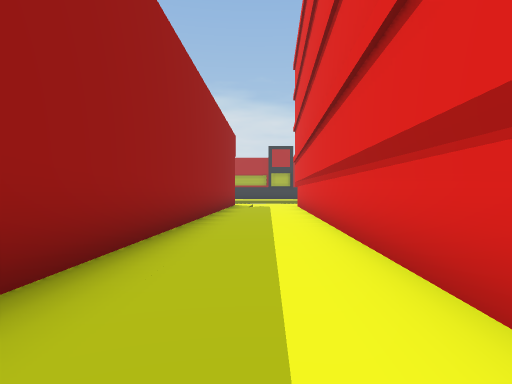
[1] (above)

24 first-person views from a walk through a scene from a Unity 3-D project. The camera is 1.2 m above the floor, looks level and sees 75° across. The floor is counted in squares, 2 m on a side. Each view is taken from the middle of a square. On the plan, view 1 faces up. The plan holds only what a view shows up to about 10 squares ahead; the rest is blank. The place goes on beyond the plan. Some surface patterns are stand-ins.

[2]
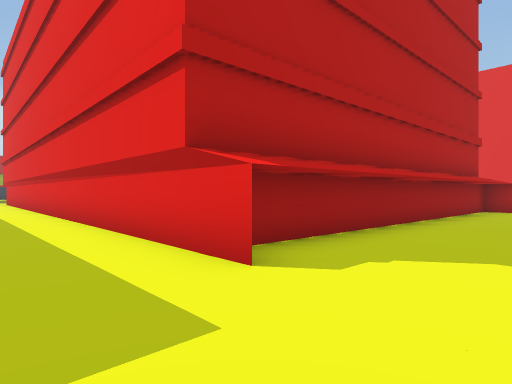

[3]
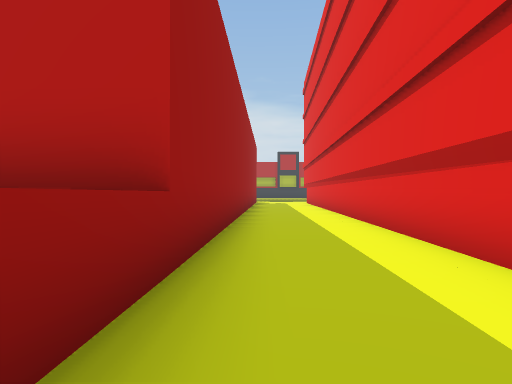

[4]
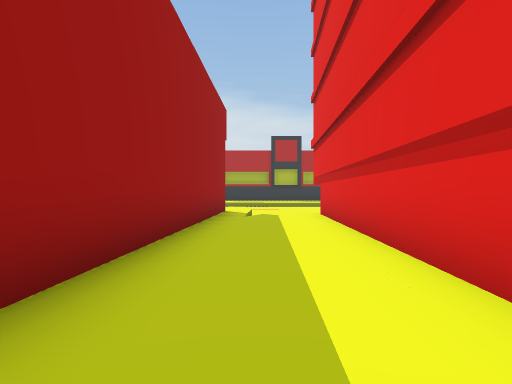

[5]
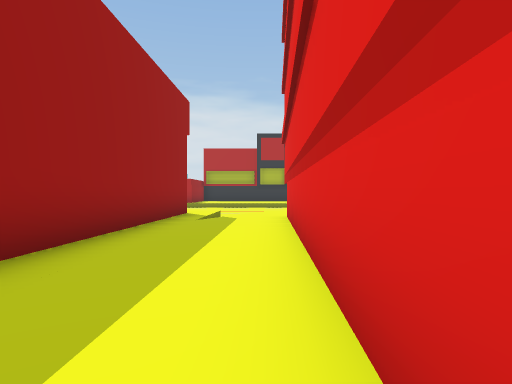

[6]
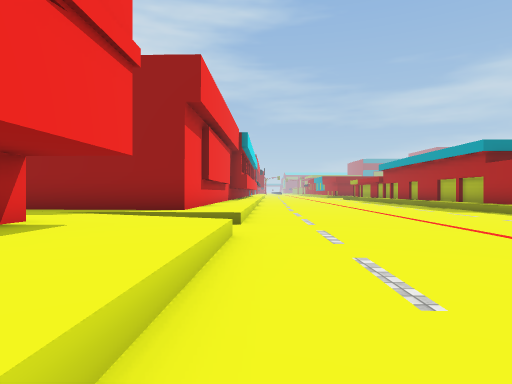

[7]
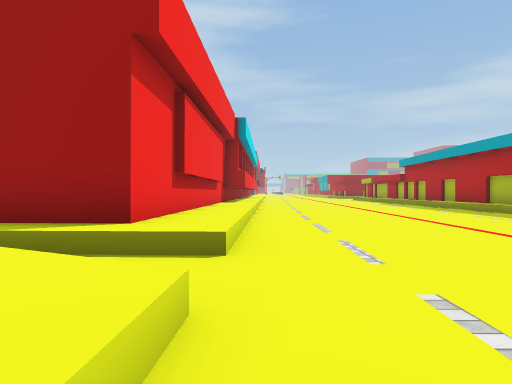

[8]
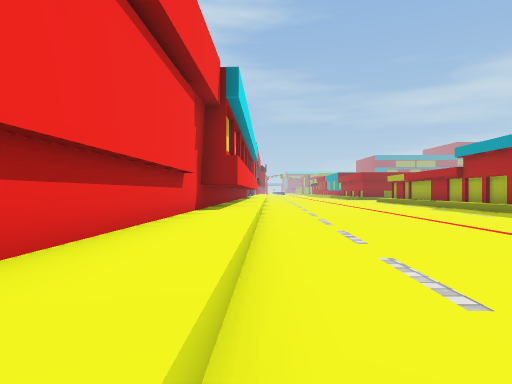

[9]
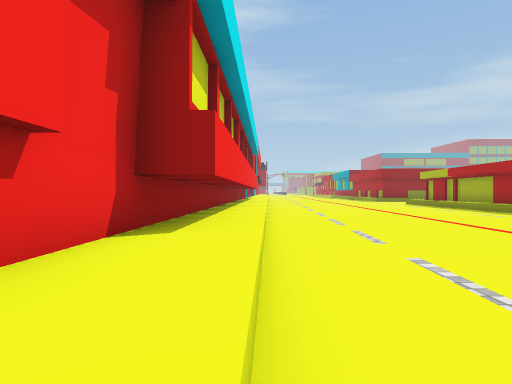

[10]
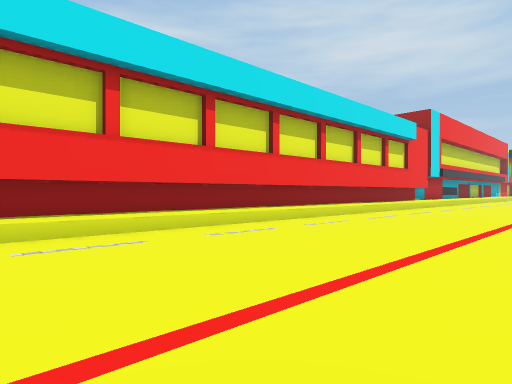

[11]
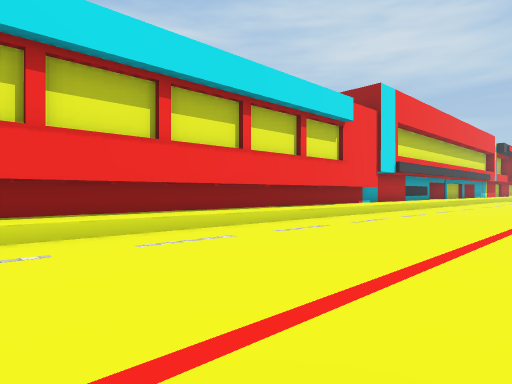

[12]
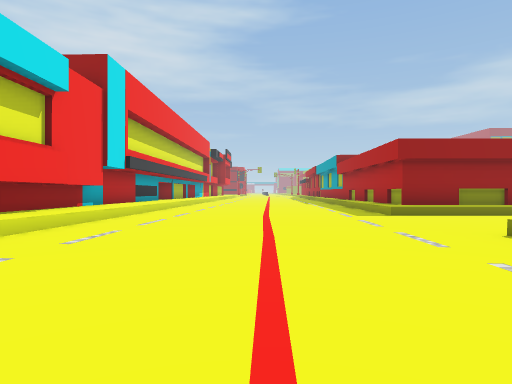

[13]
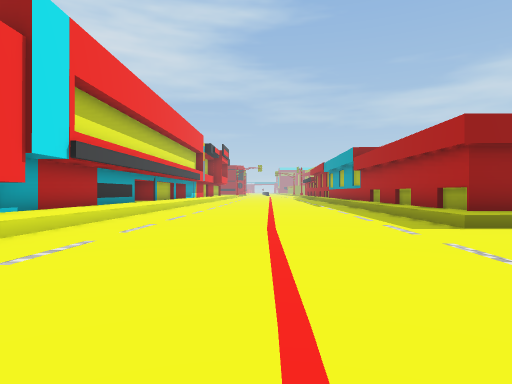

[14]
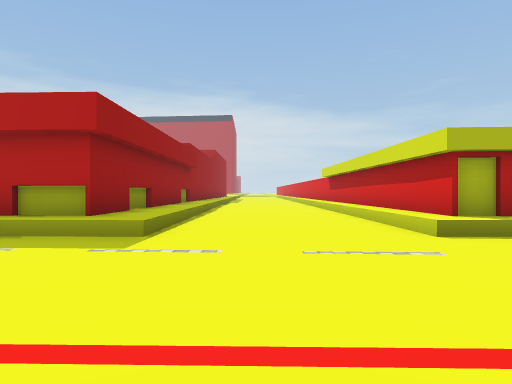

[15]
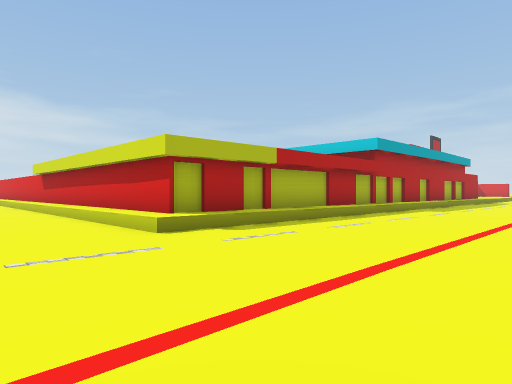

[16]
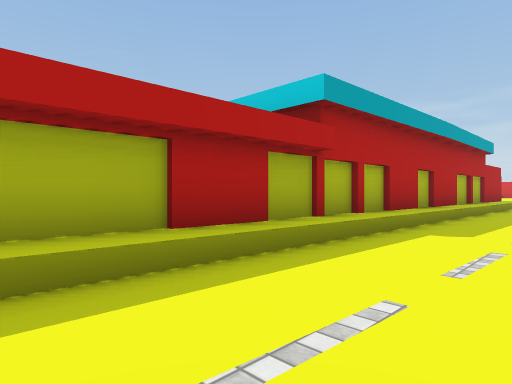

[17]
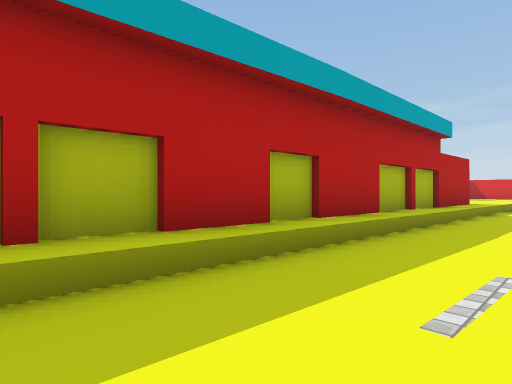

[18]
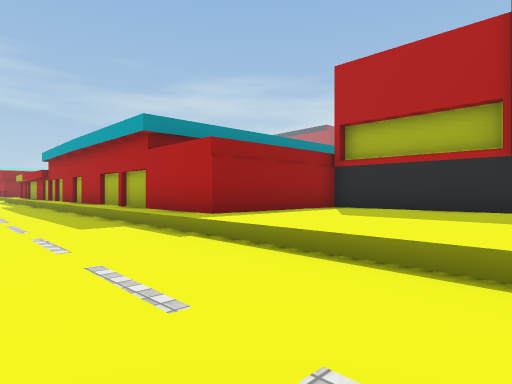

[19]
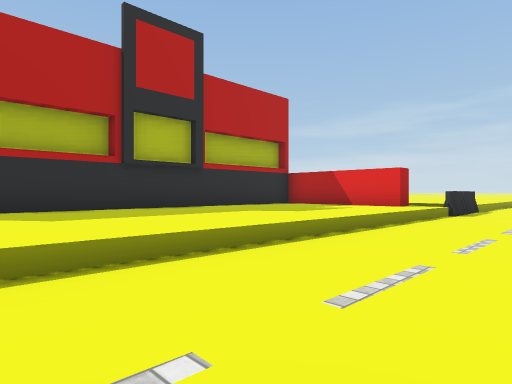

[20]
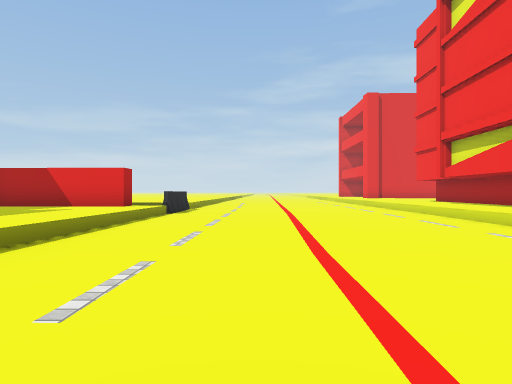

[21]
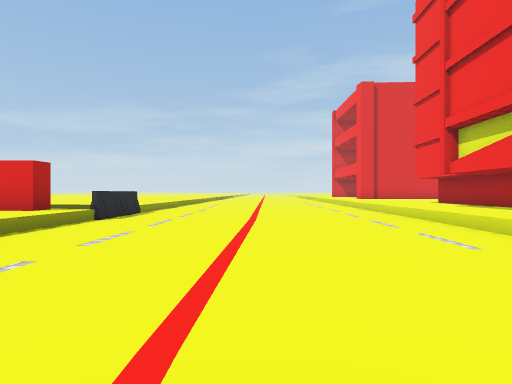

[22]
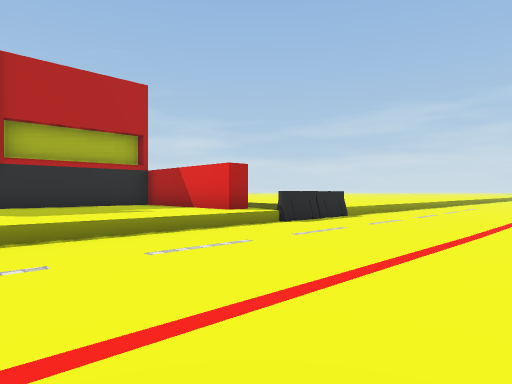

[23]
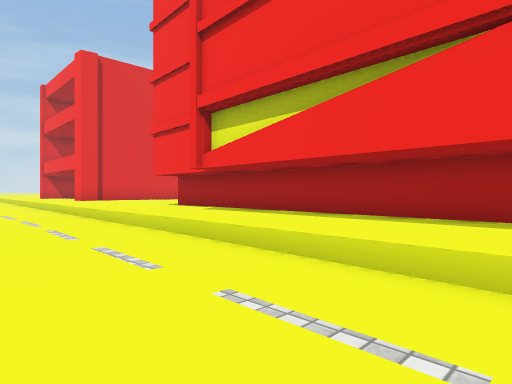

[24]
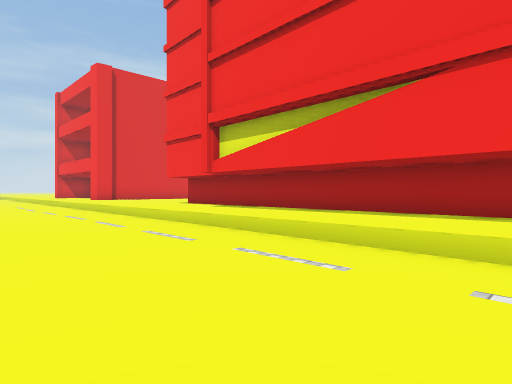

### Floor plan
Key: @ floor where view 1 was taken; # wall or solid block; . main floor; : floor 0.25 m higher than the main floor; + floor 0.5 m higher than the main floor; / step, stairs or slope; ^ raised ledge; B barrier.
Columns run from 31 left of view 1 to 11 right of it. Each row starts with its distance up from view 1.
 29    #+....#                  #######
 28    #+....#                  #+++++#####
 27    #+....#                  #+++++++++#
 26 ####+....#                  #+++++++++#
 25  ++++....####################+++++++++#
 24 ...............//////////////++++++++++
 23 .......:...............................BB..
 22 ...........................:...............
 21 ...........................................
 20 ...........................................
 19 .........:.................................
 18 /////......................:.:.:...........
 17  ++++###########++////////////.............
 16 #######       ########++###++++//++++++++++
 15                      #### #####/+#######+++
 14                               #/+##   #####
 13                               #/+#
 12                               #++#
 11                               #++#
 10                              ##++#
  9                              #+++#
  8                              #+++#
  7                              #+++#
  6                              #+++#
  5                              #+++#
  4                              #+++#
  3                              #+++#
  2                              #++##
  1                              #++#
  0                              #+@#
 -1                             ##++#
 -2                              ^++##
 -3                              ^++###########
 -4                               +++++++++++
 -5                               +++++

Positions as (right, up) in squares from view 1, and headings:
1: (0, 0), facing up
2: (-1, -5), facing up-right
3: (-1, -4), facing up
4: (0, 5), facing up
5: (1, 6), facing up
6: (6, 17), facing left
7: (3, 17), facing left
8: (-2, 17), facing left
9: (-6, 17), facing left
10: (-11, 22), facing down-left
11: (-16, 22), facing down-left
12: (-18, 21), facing left
13: (-21, 21), facing left
14: (-25, 20), facing up
15: (-25, 20), facing up-right
16: (-19, 22), facing up-right
17: (-14, 22), facing up-right
18: (2, 21), facing up-left
19: (-2, 21), facing up-right
20: (-2, 21), facing right
21: (0, 20), facing right
22: (2, 19), facing up-right
23: (3, 19), facing down-right
24: (2, 20), facing down-right
